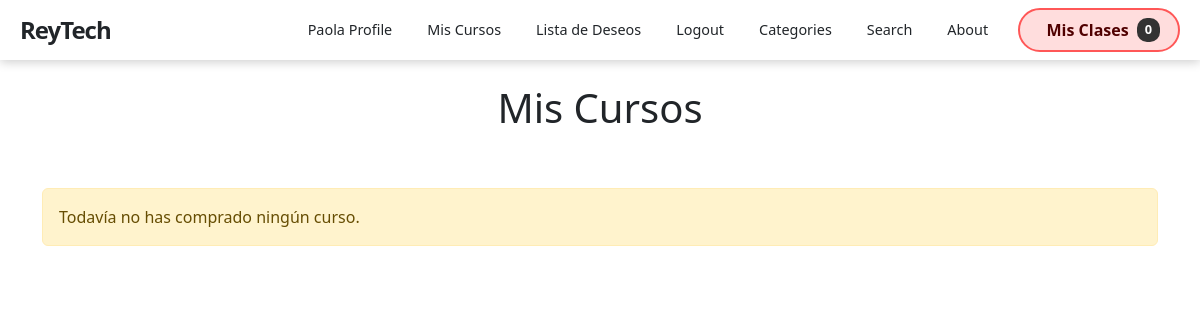
The app's page /payment/my_courses (signed in), older data.
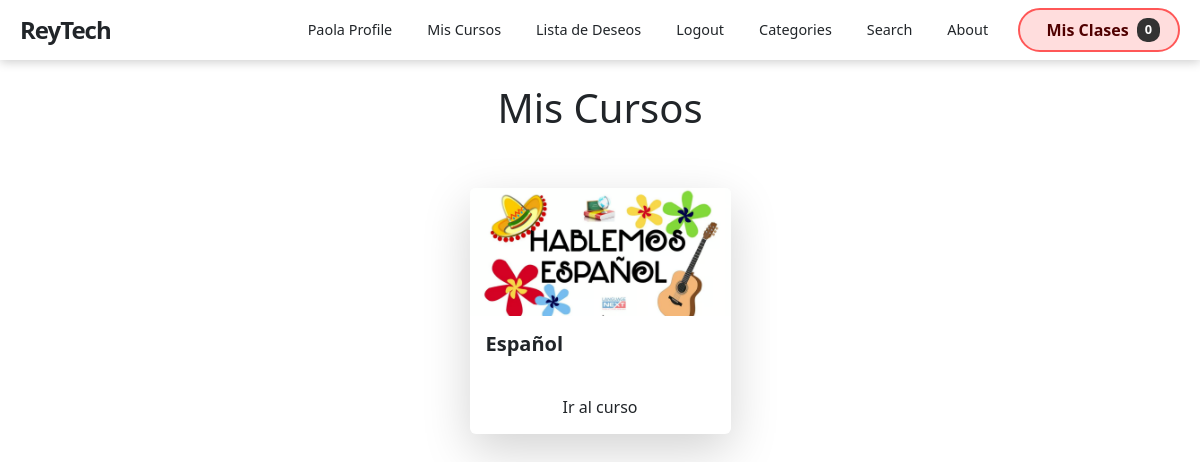
The same page, newer data.
### store/models.py (models this page shows, shortened)
class Product(models.Model):
    name = models.CharField(max_length=100)
    user = models.ForeignKey(User, on_delete=models.CASCADE)
    price = models.DecimalField(default=0, decimal_places=2, max_digits=6)
    category = models.ForeignKey(Category, on_delete=models.CASCADE, default=1)
    description = models.CharField(max_length=250, default='', blank=True, null=True)
    image = models.ImageField(upload_to='uploads/product')
    is_sale = models.BooleanField(default=False)
    sale_price = models.DecimalField(default=0, decimal_places=2, max_digits=6, null=True, blank=True)
    pay_method = models.CharField(max_length=250, null=True)
    video = models.FileField(upload_to="video", null=True)
    created_day = models.DateTimeField(default=timezone.now)
    learning_points = models.TextField(
        blank=True, default='',
        verbose_name="Lo que aprenderás",
        help_text="Un punto por línea"
    )
    requirements = models.TextField(
        blank=True, default='',
        verbose_name="Requisitos previos",
        help_text="Un requisito por línea"
    )
    target_audience = models.TextField(
        blank=True, default='',
        verbose_name="Dirigido a",
        help_text="Un público por línea"
    )
    language = models.CharField(
        max_length=50, blank=True, default='Español',
        verbose_name="Idioma"
    )
    duration_minutes = models.PositiveIntegerField(
        default=0,
        verbose_name="Duración total (minutos)"
    )

### payment/views.py (the view)
# urls.py: path('my_courses', views.my_courses, name='my_courses'),
@login_required
def my_courses(request):
    product_ids = OrderItem.objects.filter(
        order__user=request.user, order__paid=True
    ).values_list('product_id', flat=True)
    products = Product.objects.filter(id__in=product_ids).distinct()
    return render(request, "payment/my_courses.html", {"products": products})

### cart/cart.py (called while the page is built)
    def __len__(self):
        return len(self.cart)

### cart/context_processors.py (called while the page is built)
def cart(request):
    return {'cart': Cart(request)}

### payment/templates/payment/my_courses.html
{% extends 'base.html' %}
{% block content %}
<header class="text-center py-4">
    <h1>Mis Cursos</h1>
</header>
<section class="py-4">
    <div class="container">
        {% if products %}
        <div class="row gx-4 gy-5 row-cols-1 row-cols-sm-2 row-cols-md-3 row-cols-lg-4 justify-content-center">
            {% for product in products %}
            <div class="col">
                <div class="card h-100 shadow-lg border-0">
                    <img class="card-img-top" src="{{ product.image.url }}" alt="{{ product.name }}" />
                    <div class="card-body p-3">
                        <h5 class="fw-bold">{{ product.name }}</h5>
                    </div>
                    <div class="card-footer bg-transparent border-0 text-center">
                        <a class="btn" href="{% url 'product' product.id %}">Ir al curso</a>
                    </div>
                </div>
            </div>
            {% endfor %}
        </div>
        {% else %}
        <div class="alert alert-warning">Todavía no has comprado ningún curso.</div>
        {% endif %}
    </div>
</section>
{% endblock %}

Row changes from the older to the newer data that the page shows:
added Product: image (picture), name "Español"
Text that changed along with them:
text no longer shown: "Todavía no has comprado ningún curso."
